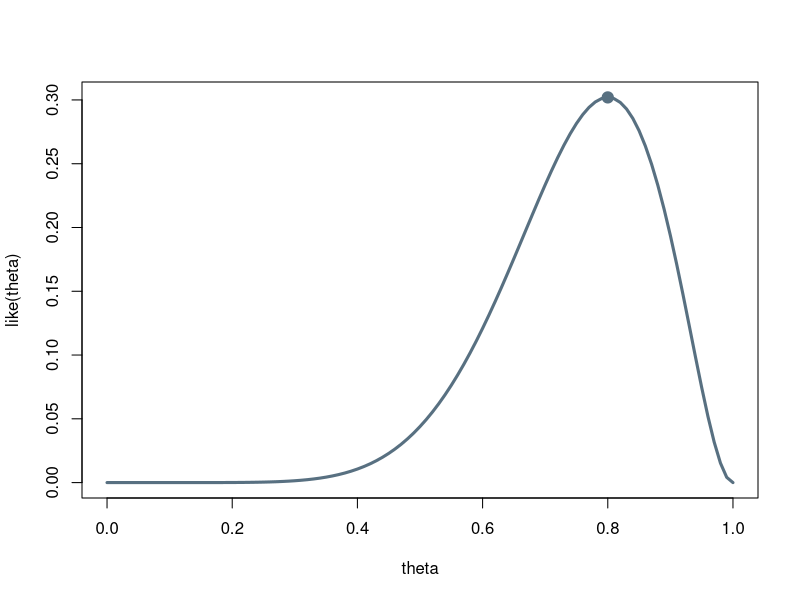
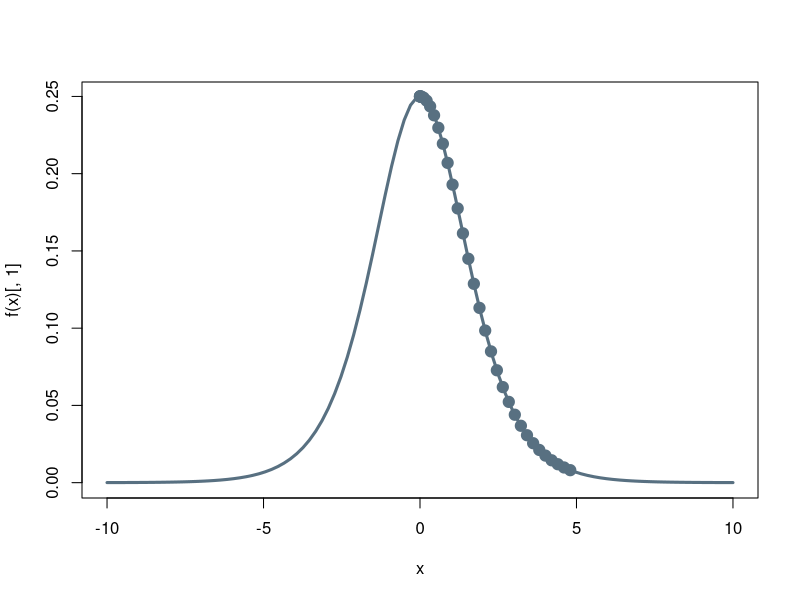

These charts were generated, in order, by the following R code:
################
#---PACKAGES---#
################
require(ggplot2)
require(reshape2)


###################################
#---BINOMIAL LIKELIHOOD EXAMPLE---#
###################################
myBlue = rgb(r = 86, g = 110, b = 126, maxColorValue = 250)

like <- function(theta, k = 8, n = 10) {
  return(dbinom(k, n, theta))
}

# 900 x 600
theta <- seq(from = 0, to = 1, by = 0.01)
plot(theta, like(theta), type = "l", col = myBlue, lwd = 3)

points(0.8, like(0.8), pch = 19, col = myBlue, cex = 1.5)


######################
#---NEWTON RAPHSON---#
######################
myBlue = rgb(r = 86, g = 110, b = 126, maxColorValue = 250)

f <- function(x) {
  f = exp(x)/(1 + exp(x))^2
  fx = exp(x)/(1 + exp(x))^2 - 2*exp(2*x)/(1 + exp(x))^3
  fxx = 6 * exp(x)/(1 + exp(x))^4 - 6*exp(2*x)/(1 + exp(x))^3 + exp(x)/(1+exp(x))^2
  return( data.frame(f = f, fx = fx, fxx = fxx ) )
}

x = seq(-10, 10, length.out = 100)
plot(x, f(x)[,1], type = "l", col = myBlue, lwd = 3)

newtonRaphson <- function(f, x0, tol = 1/10^9, maxIter = 100) {

      x  = x0
      fx = f(x)
      i  = 0
      
      cat(paste(c("i", "x", "f(x)", "\n"), sep = "\t"))
      while ( (abs(fx[, 2]) > tol) ) {
      
      if(i < maxIter) {
      
             x  = x - fx[, 2] / fx[, 3]
             fx = f(x)
             
             points(x, fx[,1], pch = 19, col = myBlue, cex = 1.5)
             cat(paste(c(i, x, fx[,1], "\n"), sep = "\t"))
             Sys.sleep(0.5)  
             
             i  = i + 1
             
      } else {
      break;
      }#END: maxIter check
  }#END: tolerance loop
  
  return(x)
}

x.star <- newtonRaphson(f, 5)
# f(x.star)






